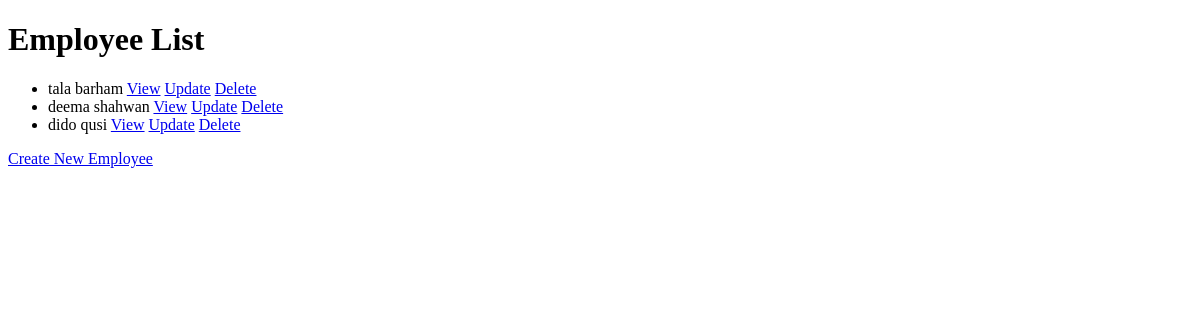
/employees/, run on an earlier commit of the app's database.
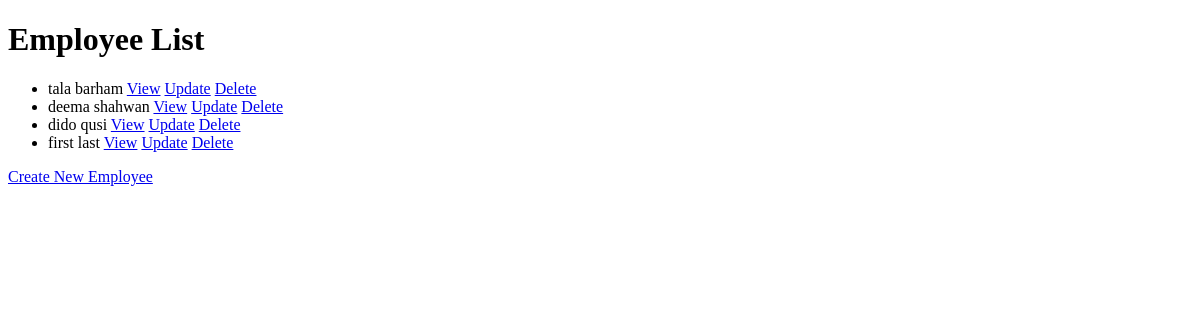
And on a later commit of the database.
### farm/models.py (models this page shows, shortened)
class Employee(models.Model):
    first_name = models.CharField(max_length=50)
    last_name = models.CharField(max_length=50)
    position=models.CharField(max_length=100)

### farm/views.py (the view)
# urls.py: path('employees/', views.employee_list, name='employee_list'),
def employee_list(request):
    return list_model(request, Employee, 'farm/employee_list.html', 'employees')

### farm/views.py (called while the page is built)
def list_model(request, model, template_name, context_name):
    items = model.objects.all()
    context = {context_name: items}
    return render(request, template_name, context)

### templates/farm/employee_list.html (shortened to what this page needs)
<!DOCTYPE html>
<html>
<head>
</head>
<body>
    <h1>Employee List</h1>
    <ul>
        {% for employee in employees %}
            <li>
                <span>{{ employee.first_name }} {{ employee.last_name }}</span>
                <a href="{% url 'employee_detail' employee.pk %}">View</a>
                <a href="{% url 'employee_update' employee.pk %}">Update</a>
                <a href="{% url 'employee_delete' employee.pk %}">Delete</a>
            </li>
        {% endfor %}
    </ul>
    <a href="{% url 'employee_create' %}">Create New Employee</a>
</body>
</html>

What changed in the data, as far as the page shows it:
added Employee: first_name "first", last_name "last"
